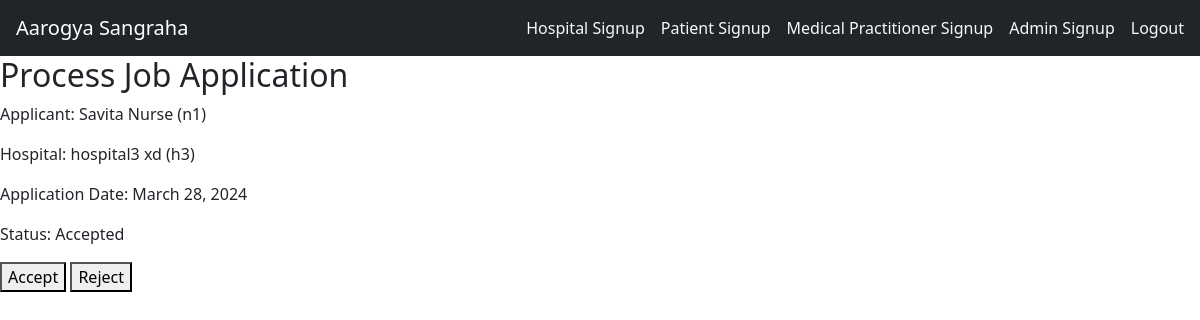
The page /treatment/process-job-application/9/ (signed in) on the database its author committed.
### treatment/models.py (models this page shows, shortened)
class JobApplication(models.Model):
    medical_practitioner = models.ForeignKey(MedicalPractitioner, on_delete=models.CASCADE)
    hospital = models.ForeignKey(Hospital, on_delete=models.CASCADE)
    application_date = models.DateField(auto_now_add=True)
    experience = models.IntegerField()
    status = models.CharField(max_length=20, choices=(
        ('pending', 'Pending'),
        ('accepted', 'Accepted'),
        ('rejected', 'Rejected'),
    ), default='pending')

class MedicalPractitioner(models.Model):
    user=models.OneToOneField(User,on_delete=models.CASCADE)
    medicalID = models.CharField(max_length=10,primary_key=True)
    sex = models.CharField(max_length=1,choices=sex_c,default=None)
    date_of_birth = models.DateField()
    hospitalID = models.ForeignKey(Hospital,on_delete=models.SET_NULL,null=True,blank=True,to_field='hospitalID')
    department = models.CharField(max_length=50,choices=departments,default=None)
    status = models.CharField(max_length=21, choices=(
        ('Authorized','Authorized'),
        ('Suspended','Suspended'),
        ('Permanently Suspended','Permanently Suspended')
    ), default='Authorized')
    def __str__(self):
        return f"{self.user.first_name} {self.user.last_name} ({self.medicalID})"

class Hospital(models.Model):
    user=models.OneToOneField(User,on_delete=models.CASCADE)
    hospitalID = models.CharField(max_length=10,primary_key=True)
    address = models.CharField(max_length=100)
    city = models.CharField(max_length=30)
    state = models.CharField(max_length=15)
    pincode = models.CharField(max_length=6)
    status = models.CharField(max_length=20, choices=(
        ('pending', 'Pending Verification'),
        ('approved', 'Approved'),
        ('rejected', 'Rejected')
    ), default='pending')
    def __str__(self):
        return f"{self.user.first_name} {self.user.last_name} ({self.hospitalID})"

### treatment/views.py (the view, shortened to what this page needs)
# urls.py: path('process-job-application/<int:application_id>/', views.process_job_application, name='process_job_application'),
@login_required
def process_job_application(request, application_id):
    job_application = get_object_or_404(models.JobApplication, id=application_id)
    return render(request, 'treatment/process_job_application.html', {'job_application': job_application})

### treatment/templates/treatment/process_job_application.html (shortened to what this page needs)
<!DOCTYPE html>
<html lang="en">
<head>
  <link href="https://cdn.jsdelivr.net/npm/bootstrap@5.3.3/dist/css/bootstrap.min.css" rel="stylesheet">
</head>
<body>
  <nav class="navbar navbar-dark bg-dark">
    <a href="{% url 'home' %}" class="navbar-brand ms-3">Aarogya Sangraha</a>
    <div class="navbar">
        <a class="nav-item nav-link text-light me-3" href="{% url 'treatment:hospitalsignup' %}">Hospital Signup</a>
        <a class="nav-item nav-link text-light me-3" href="{% url 'treatment:patientsignup' %}">Patient Signup</a>
        <a class="nav-item nav-link text-light me-3" href="{% url 'treatment:medpracsignup' %}">Medical Practitioner Signup</a>
        <a class="nav-item nav-link text-light me-3" href="{% url 'treatment:adminsignup' %}">Admin Signup</a>
        {% if not user.is_authenticated %}
            <a class="nav-item nav-link text-light me-3" href="{% url 'treatment:hospitallogin' %}">Hospital Login</a>
            <a class="nav-item nav-link text-light me-3" href="{% url 'treatment:patientlogin' %}">Patient Login</a>
            <a class="nav-item nav-link text-light me-3" href="{% url 'treatment:medpraclogin' %}">Medical Practitioner Login</a>
            <a class="nav-item nav-link text-light me-3" href="{% url 'treatment:adminlogin' %}">Admin Login</a>
        {% else %}
            {% if user.hospital %}
                <a class="nav-item nav-link text-light me-3" href="{% url 'treatment:hospitallogout' %}">Logout</a>
            {% elif user.medicalpractitioner %}
                <a class="nav-item nav-link text-light me-3" href="{% url 'treatment:medpraclogout' %}">Logout</a>
            {% elif user.patient %}
                <a class="nav-item nav-link text-light me-3" href="{% url 'treatment:patientlogout' %}">Logout</a>
            {% elif user.admin %}
                <a class="nav-item nav-link text-light me-3" href="{% url 'treatment:adminlogout' %}">Logout</a>
            {% endif %}
        {% endif %}
    </div>
</nav>
    <h2>Process Job Application</h2>
    <p>Applicant: {{ job_application.medical_practitioner }}</p>
    <p>Hospital: {{ job_application.hospital }}</p>
    <p>Application Date: {{ job_application.application_date }}</p>
    <p>Status: {{ job_application.get_status_display }}</p>
    <form method="post">
      <button type="submit" name="status" value="accept">Accept</button>
      <button type="submit" name="status" value="reject">Reject</button>
    </form>
</body>
</html>

### rows shown on the page
JobApplication: medical_practitioner "Savita Nurse (n1)", hospital "hospital3 xd (h3)", application_date "March 28, 2024", status "Accepted"
